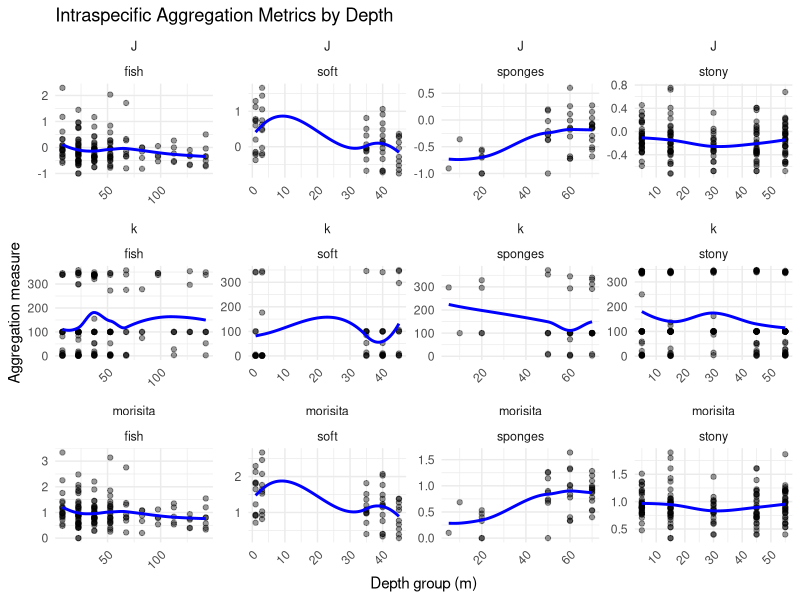
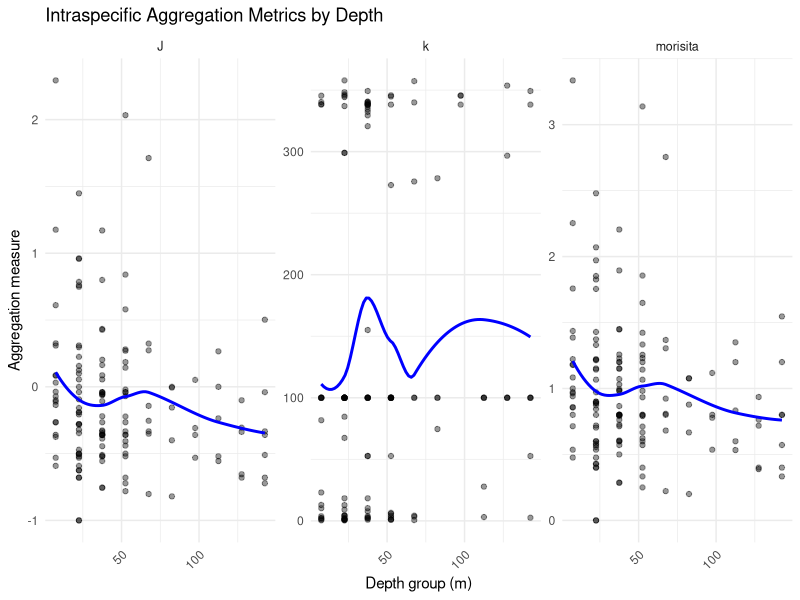
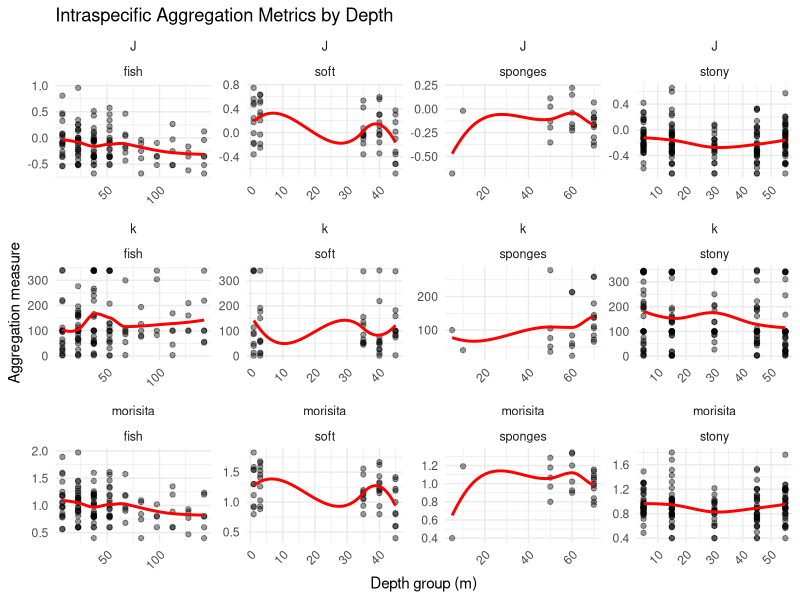

These charts were generated, in order, by the following R code:


                      # The final agg code

# Calculating aggregations using 3 methods for each species in each treatment (depth):

     # 1 - the Negative binomial dispersion parameter (k)
                   # 2 - Ives J index
                # 3 - Morisita Index (Iᵈ)

# Required packages
library(dplyr)
library(tidyr)
library(purrr)
library(fitdistrplus)  # for Negative Binomial k
library(vegan)         # for Morisita index
library(ggplot2)
library(patchwork)     # to show plots side by side
library(MASS)          # for negative binomial 

# _______________________________________________________________

# wd:
wd_processed_data <- "C:/Users/inbar/OneDrive/desktop/r/chapter_2/MoBr/data/processed" 
wd_plots <- "C:/Users/inbar/OneDrive/desktop/r/chapter_2/MoBr/output/plots/agg_plot" 
# _______________________________________________________________

# read data:
setwd(wd_processed_data)
fish <- read.csv("wide_red.csv")
sponges <- read.csv("sponges_data.csv")
stony <- read.csv("stony_wide_data.csv")
soft <- read.csv("soft_data.csv")

fish = fish %>% dplyr::select(c(-X)) 
stony  = stony %>% dplyr::select(-X) 
soft = soft %>% dplyr::select(-X) 
# _______________________________________________________________

# data preparations for this analysis:

# renaming columns:
fish <- fish %>% rename(sample = OpCode)
sponges <- sponges %>% rename(sample = quad)
stony <- stony %>% rename(sample = plot, depth_group = depth)
soft <- soft %>% rename(depth_group = depth)

# ------------

# rename
fish <- fish %>% rename(lon = lon_x)
fish <- fish %>% rename(lat = lat_y)
# ------------

# adding a column for the taxonomic groups id:
fish    <- fish    %>% mutate(taxon = 'fish',           .before = 1)
sponges <- sponges %>% mutate(taxon = 'sponges',        .before = 1)
stony   <- stony   %>% mutate(taxon = 'stony',   .before = 1)
soft    <- soft    %>% mutate(taxon = 'soft',    .before = 1)
# ------------

# binning the fish data:
# 8.1 - 149 m to - 15 m bins (10 breaks)
fish <- fish %>% mutate(depth_group = cut(fish$depth,                                         
                                          breaks=c(0, 15, 30, 45, 60, 75, 90, 105, 120, 135, 149),
                                          labels=c('7.5', '22.5', '37.5', '52.5', '67.5','82.5', '97.5', '112.5', '127.5', '142.5'))) %>% 
  relocate(depth_group,.after = depth) 
# ------------

fish    <- fish %>% dplyr::select(-sea, -temperature)
sponges <- sponges %>% dplyr::select(-Habitat, -Site)
# ------------

taxon_list <- list(fish = fish, sponges = sponges, stony = stony, soft = soft)

# _______________________________________________________________
 
        # Step 1: Define aggregation functions:

# J index (Ives)
calc_J <- function(ab_vec) {
  if (length(ab_vec) < 2 || sum(ab_vec) < 5 || all(ab_vec == 0)) return(NA)
  xj <- ab_vec
  X <- mean(xj)
  N <- length(xj)
  J <- (sum(xj * (xj - 1)) / (X * N) - X) / X
  return(J)
}

# - - - 

# Negative binomial k using glm.nb
calc_k <- function(ab_vec) {
  if (length(ab_vec) < 2 || sum(ab_vec) < 5 || var(ab_vec) == 0) return(NA)
  tryCatch({
    fit <- MASS::fitdistr(ab_vec, densfun = "Negative Binomial")
    return(fit$estimate["size"])  # 'size' is k
  }, error = function(e) return(NA))
}

# calc_k <- function(ab_vec) {
#   if (length(ab_vec) < 2 || sum(ab_vec) < 5 || var(ab_vec) == 0) return(NA)
#   tryCatch({
#     df <- data.frame(count = ab_vec, x = seq_along(ab_vec))  # Dummy predictor
#     model <- MASS::glm.nb(count ~ 1, data = df)  # Intercept-only model
#     return(model$theta)  # theta is the dispersion parameter (k)
#   }, error = function(e) return(NA))
# }

# - - - 

# Morisita index (standardized)
calc_morisita <- function(ab_vec) {
  if (length(ab_vec) < 2 || sum(ab_vec) < 5 || all(ab_vec == 0)) return(NA)
  mat <- matrix(ab_vec, ncol = 1)
  mori <- vegan::dispindmorisita(mat)[1, 1]
  return(mori)
}

# _______________________________________________________________

     # Step 2: Apply Functions to Each Taxon by Depth Group

agg_results <- map_dfr(names(taxon_list), function(taxon_name) {
  df <- taxon_list[[taxon_name]]
  
  df_long <- df %>%
    pivot_longer(cols = 7:ncol(.), names_to = "species", values_to = "abundance") %>%
    filter(abundance > 0)  # exclude species not observed
  
  df_grouped <- df_long %>%
    mutate(depth_group = as.character(depth_group)) %>%
    group_by(depth_group, species) %>%
    summarise(
      abund_vec = list(abundance),
      .groups = "drop"
    ) %>%
    mutate(
      J = map_dbl(abund_vec, calc_J),
      k = map_dbl(abund_vec, calc_k),
      morisita = map_dbl(abund_vec, calc_morisita),
      taxon = taxon_name
    )
  
  return(df_grouped)
})

# _______________________________________________________________


        # Step 3: Plotting the Results Side by Side

# Convert depth_group to numeric if possible (for better spacing on x-axis)
 agg_results <- agg_results %>%
   mutate(depth_group_numeric = as.numeric(as.character(depth_group)))

# Pivot longer to make it tidy for ggplot
agg_long <- agg_results %>%
  pivot_longer(cols = c(J, k, morisita), names_to = "metric", values_to = "value")

# Plot
ggplot(agg_long, aes(x = depth_group_numeric, y = value)) +
  geom_point(alpha = 0.4) +
  geom_smooth(method = "loess", se = FALSE, color = "blue") +
  facet_wrap(~ metric + taxon, scales = "free") +  # Free x and y axes
  theme_minimal() +
  labs(
    title = "Intraspecific Aggregation Metrics by Depth",
    x = "Depth group (m)",
    y = "Aggregation measure"
  ) +
  theme(
    axis.text.x = element_text(angle = 45, hjust = 1),
    strip.text = element_text(size = 9)
  )

# _______________________________________________________________

                  # fish alone

df <- taxon_list[['fish']]

df_long <- df %>%
  pivot_longer(cols = 7:ncol(.), names_to = "species", values_to = "abundance") %>%
  filter(abundance > 0)  # exclude species not observed

df_grouped <- df_long %>%
  mutate(depth_group = as.character(depth_group)) %>%
  group_by(depth_group, species) %>%
  summarise(
    abund_vec = list(abundance),
    .groups = "drop"
  ) %>%
  mutate(
    J = map_dbl(abund_vec, calc_J),
    k = map_dbl(abund_vec, calc_k),
    morisita = map_dbl(abund_vec, calc_morisita),
    taxon = 'fish'
  )

df_grouped <- df_grouped %>%
  mutate(depth_group_numeric = as.numeric(as.character(depth_group)))

# Pivot longer to make it tidy for ggplot
df_grouped_long <- df_grouped %>%
  pivot_longer(cols = c(J, k, morisita), names_to = "metric", values_to = "value")

# Plot
ggplot(df_grouped_long, aes(x = depth_group_numeric, y = value)) +
  geom_point(alpha = 0.4) +
  geom_smooth(method = "loess", se = FALSE, color = "blue") +
  facet_wrap(~ metric, scales = "free") +  # Free x and y axes
  theme_minimal() +
  labs(
    title = "Intraspecific Aggregation Metrics by Depth",
    x = "Depth group (m)",
    y = "Aggregation measure"
  ) +
  theme(
    axis.text.x = element_text(angle = 45, hjust = 1),
    strip.text = element_text(size = 9)
  )

# ___________________________________________________

# Conclusions:
# the results are quit consistent among the methods
# BUT THEY ARE NOT CONSISTENT WITH the mobr analysis for the fish:
# aggregations are lower around 30 m.

# next step - choose a method and add it to the general graph:
# - I prefer the J index becaue it was used in a paper I read to evaluate agg. 
# - the other methods were mentioned as well but in general, without specific calculation.
# - k looks noisy and morisita look similar to J

# save J index to add it to the main graph:
j_results <- agg_long %>% filter(metric == "J")

# remove NA in the value column
j_results_clean <- j_results %>% as.data.frame() %>% filter(!is.na(value))%>%
  dplyr::select(-abund_vec)  

setwd(wd_processed_data)
write.csv(j_results_clean, "agg_j_results.csv")

# ___________________________________________________



                # Double check 

# - controlling for the uneven sampling effort among
# depth layers by sampling the in number of samples per layer and averaging the results

n_iter <- 50

agg_results_avr_4 <- map_dfr(names(taxon_list), function(taxon_name) {
  df <- taxon_list[[taxon_name]]
  
  metrics_list <- vector("list", n_iter)
  
  for (i in 1:n_iter) {
    df_long <- df %>%
      pivot_longer(cols = 7:ncol(.), names_to = "species", values_to = "abundance") %>%
      filter(abundance > 0)
    
    df_long <- df_long %>%
      mutate(depth_group = as.character(depth_group)) %>%
      group_by(depth_group) %>%
      group_modify(~ {
        if (n_distinct(.x$sample) >= 4) {
          sampled_ids <- sample(unique(.x$sample), 4)
          .x %>% filter(sample %in% sampled_ids)
        } else {
          tibble()
        }
      }) %>%
      ungroup()
    
    df_grouped <- df_long %>%
      group_by(depth_group, species) %>%
      summarise(
        abund_vec = list(abundance),
        .groups = "drop"
      ) %>%
      mutate(
        J = map_dbl(abund_vec, calc_J),
        k = map_dbl(abund_vec, calc_k),
        morisita = map_dbl(abund_vec, calc_morisita),
        iter = i
      )
    
    metrics_list[[i]] <- df_grouped
  }
  
  # Combine all iterations, then average
  all_iters <- bind_rows(metrics_list) %>%
    group_by(depth_group, species) %>%
    summarise(
      J = mean(J, na.rm = TRUE),
      k = mean(k, na.rm = TRUE),
      morisita = mean(morisita, na.rm = TRUE),
      taxon = taxon_name,
      .groups = "drop"
    )
  
  return(all_iters)
})


# Convert depth_group to numeric if possible (for better spacing on x-axis)
agg_results_avr_4 <- agg_results_avr_4 %>%
  mutate(depth_group_numeric = as.numeric(as.character(depth_group)))

# Pivot longer to make it tidy for ggplot
agg_long <- agg_results_avr_4 %>%
  pivot_longer(cols = c(J, k, morisita), names_to = "metric", values_to = "value")

# Plot
ggplot(agg_long, aes(x = depth_group_numeric, y = value)) +
  geom_point(alpha = 0.4) +
  geom_smooth(method = "loess", se = FALSE, color = "red") +
  facet_wrap(~ metric + taxon, scales = "free") +  # Free x and y axes
  theme_minimal() +
  labs(
    title = "Intraspecific Aggregation Metrics by Depth",
    x = "Depth group (m)",
    y = "Aggregation measure"
  ) +
  theme(
    axis.text.x = element_text(angle = 45, hjust = 1),
    strip.text = element_text(size = 9)
  )

# conclusion - the results didnt change drastically compared to the full data set
